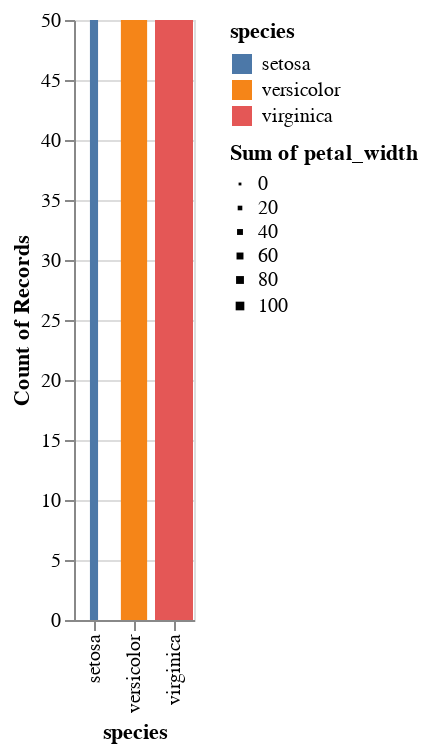

Source (notebook cell):
### Code cell
DeepnoteChart(iris, """{"layer":[{"layer":[{"mark":{"clip":true,"type":"bar","tooltip":true},"encoding":{"x":{"sort":null,"type":"nominal","field":"species","scale":{"type":"linear"}},"y":{"sort":null,"type":"quantitative","scale":{"type":"linear"},"format":{"type":"default","decimals":null},"aggregate":"count","formatType":"numberFormatFromNumberType"},"size":{"sort":null,"type":"quantitative","field":"petal_width","aggregate":"sum"},"color":{"sort":null,"type":"nominal","field":"species","scale":{"scheme":"tableau10"}}}}]}],"title":"","config":{"legend":{}},"$schema":"https://vega.github.io/schema/vega-lite/v5.json","encoding":{}}""")

### Figure 1 — Vega-Lite specification as saved in the notebook (floating-point values rounded to 4 significant figures; data arrays with more than 128 entries replaced by an {"elided": "..."} marker saying what was removed)
{"$schema": "https://vega.github.io/schema/vega-lite/v5.json", "encoding": {}, "layer": [{"layer": [{"mark": {"type": "bar", "tooltip": true, "clip": true}, "encoding": {"x": {"field": "species", "type": "nominal", "sort": null, "scale": {"type": "linear"}}, "y": {"type": "quantitative", "aggregate": "count", "sort": null, "scale": {"type": "linear"}, "formatType": "numberFormatFromNumberType", "format": {"type": "default", "decimals": null}}, "color": {"field": "species", "type": "nominal", "sort": null, "scale": {"scheme": "tableau10"}}, "size": {"field": "petal_width", "type": "quantitative", "aggregate": "sum", "sort": null}}}]}], "title": "", "config": {"legend": {}}, "data": {"values": {"elided": "150 records"}}}
